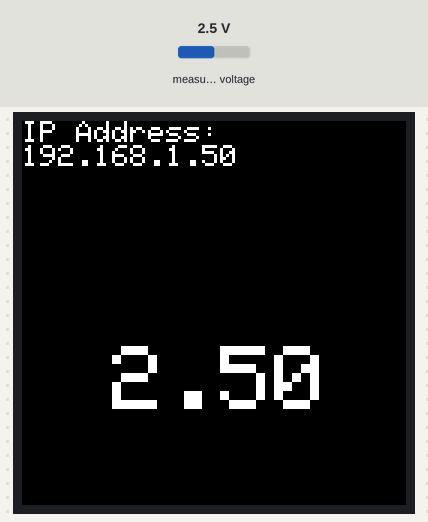
Simulated run of this program. Board: ESP32. Shown: 128×128 colour display. Inputs (shaded band) come from the test bench; at power-on: measured voltage 2.5 V. WiFi joins after 1.5 s; servers stay silent unless stated; what the program prints to the serial monitor is not drawn.

Above: at 4.1 s.
4.2 s: measured voltage set to 0.1 V
At 5.8 s:
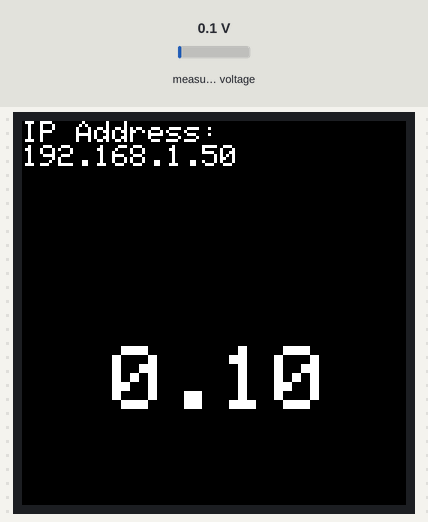
6.1 s: measured voltage set to 1.2 V
At 7.8 s:
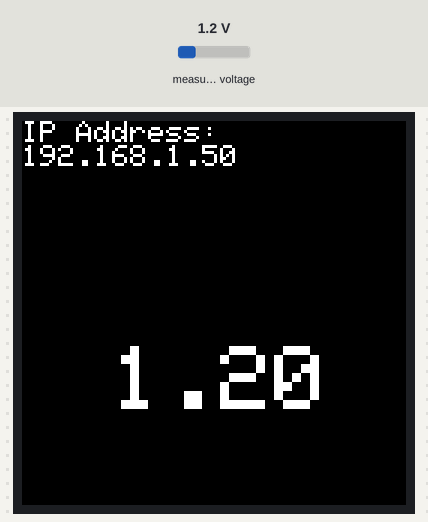
9.4 s: measured voltage set to 3.8 V
At 10.2 s:
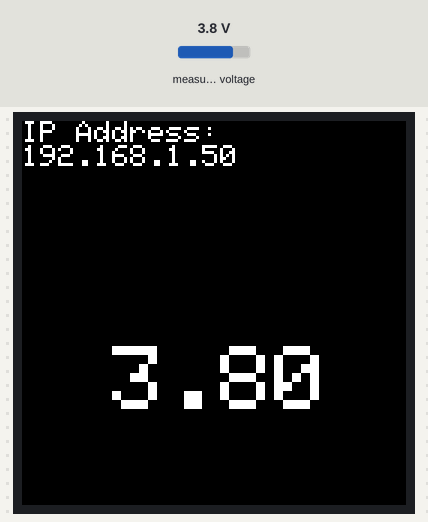
Timing chart, 0 to 12.4 s (numbered marks = the images above; inputs shaded):
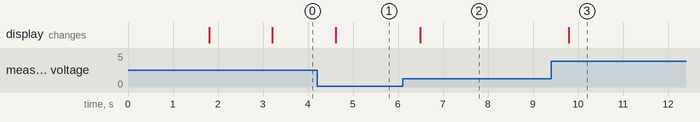

The program:

main.cpp
```cpp
#include <Adafruit_ADS1X15.h>  //AC DC converter
#include <Arduino.h>

#include "FastLED.h"
#include "lcd_display.h"
#include "webserver.h"
#include "wifi.h"

#define PIXEL_COUNT 1
#define PIXEL_GPIO 40

CRGB pixels[PIXEL_COUNT];

Adafruit_ADS1115 ads;

int16_t adc0;
float volts0;

String ws_data = "";

void setup() {
  Serial.begin(9600);
  Serial.println("boot: init");

  init_wifi();
  Serial.print("IP Address: ");
  Serial.println(WiFi.localIP());
  Serial.print("Hostname: ");
  Serial.println(WiFi.getHostname());

  // FastLED.addLeds<NEOPIXEL, PIXEL_GPIO>(pixels, PIXEL_COUNT);

  if (!ads.begin()) {
    Serial.println("Failed to initialize ADS.");
    while (1)
      ;
  }

  init_display();
  delay(1000);
  init_server();
}

void loop() {
  // pixels[0] = CRGB::Red;
  // FastLED.show();

  adc0 = ads.readADC_SingleEnded(0);
  volts0 = ads.computeVolts(adc0);

  // // Push out the read values
  // Serial.print("AIN0: "); Serial.print(adc0); Serial.print("  ");
  // Serial.print(volts0); Serial.println("V");

  // volts0 = random(100) * 3.3/100;
  display_data(WiFi.localIP(), volts0);
  Serial.print("IP Address: ");
  Serial.println(WiFi.localIP());
  Serial.print("Hostname: ");
  Serial.println(WiFi.getHostname());

  ws_data = String(volts0, 4);
  ws.printfAll(ws_data.c_str());
  delay(30);
}
```

webpage.h
```cpp
const char index_html[] PROGMEM = "<!DOCTYPE html><html lang='fr'><head><meta charset='utf-8' /><title>Titre de la page</title><script src='https://cdn.plot.ly/plotly-latest.min.js'></script></head><body><div id='tester' style='width: 90%; height: 250px'></div><button id='reset_button'>Reset</button><button id='stop_button'>Stop</button></body><script>N_ELEMENT_MEAN = 5;last_elements = [];function push_last_elements(element) {last_elements.push(element);if (last_elements.length > N_ELEMENT_MEAN) {last_elements.shift();}}function compute_mean_last_elements() {if (last_elements.length == 0) return 0;return last_elements.reduce((a, b) => a + b, 0) / last_elements.length;}x_values = [];y_values = [];y_values_mean = [];do_acquisition = true;TESTER = document.getElementById('tester');function plot(first = false) {if (!first) {Plotly.deleteTraces(TESTER, 1);Plotly.deleteTraces(TESTER, 0);}console.log(x_values);console.log(y_values);console.log(y_values_mean);Plotly.plot(TESTER,[{x: x_values,y: y_values,},{x: x_values,y: y_values_mean,},],{margin: { t: 0 },},{ showSendToCloud: true });}plot((first = true));reset_button = document.getElementById('reset_button');reset_button.addEventListener('click', function () {x_values.length = 0;y_values.length = 0;y_values_mean.length = 0;plot();});stop_button = document.getElementById('stop_button');stop_button.addEventListener('click', function () {do_acquisition = !do_acquisition;if (do_acquisition) {stop_button.innerHTML = 'Stop';} else {stop_button.innerHTML = 'Resume';}});/* Current Plotly.js version */console.log(Plotly.BUILD);var gateway = `ws://${window.location.hostname}/ws`;var websocket;window.addEventListener('load', onLoad);function initWebSocket() {console.log('Trying to open a WebSocket connection...');websocket = new WebSocket(gateway);websocket.onopen = onOpen;websocket.onclose = onClose;websocket.onmessage = onMessage;}function onOpen(event) {console.log('Connection opened');}function onClose(event) {console.log('Connection closed');setTimeout(initWebSocket, 2000);}function onMessage(event) {if (do_acquisition) {data = parseFloat(event.data);y_values.push(data);x_values.push(x_values.length + 1);push_last_elements(data);y_values_mean.push(compute_mean_last_elements());plot();}}function onLoad(event) {initWebSocket();}function toggle() {websocket.send('toggle');}</script></html>";
```

webserver.h
```cpp
#include "AsyncTCP.h"
#include "ESPAsyncWebServer.h"
#include "webpage.h"
const char *PARAM_MESSAGE = "message";

AsyncWebServer server(80);
AsyncWebSocket ws("/ws");

void notFound(AsyncWebServerRequest *request) {
  request->send(404, "text/plain", "Not found");
}

void onEvent(AsyncWebSocket *server, AsyncWebSocketClient *client,
             AwsEventType type, void *arg, uint8_t *data, size_t len) {
  if (type == WS_EVT_CONNECT) {
    // client connected
    Serial.printf("ws[%s][%u] connect\n", server->url(), client->id());
    client->printf("Hello Client %u :)", client->id());
    client->ping();
  } else if (type == WS_EVT_DISCONNECT) {
    // client disconnected
    Serial.printf("ws[%s][%u] disconnect: %u\n", server->url(), client->id());
  } else if (type == WS_EVT_ERROR) {
    // error was received from the other end
    Serial.printf("ws[%s][%u] error(%u): %s\n", server->url(), client->id(),
                  *((uint16_t *)arg), (char *)data);
  } else if (type == WS_EVT_PONG) {
    // pong message was received (in response to a ping request maybe)
    Serial.printf("ws[%s][%u] pong[%u]: %s\n", server->url(), client->id(), len,
                  (len) ? (char *)data : "");
  } else if (type == WS_EVT_DATA) {
    // data packet
    AwsFrameInfo *info = (AwsFrameInfo *)arg;
    if (info->final && info->index == 0 && info->len == len) {
      // the whole message is in a single frame and we got all of it's data
      Serial.printf("ws[%s][%u] %s-message[%llu]: ", server->url(),
                    client->id(), (info->opcode == WS_TEXT) ? "text" : "binary",
                    info->len);
      if (info->opcode == WS_TEXT) {
        data[len] = 0;
        Serial.printf("%s\n", (char *)data);
      } else {
        for (size_t i = 0; i < info->len; i++) {
          Serial.printf("%02x ", data[i]);
        }
        Serial.printf("\n");
      }
      if (info->opcode == WS_TEXT)
        client->text("I got your text message");
      else
        client->binary("I got your binary message");
    } else {
      // message is comprised of multiple frames or the frame is split into
      // multiple packets
      if (info->index == 0) {
        if (info->num == 0)
          Serial.printf("ws[%s][%u] %s-message start\n", server->url(),
                        client->id(),
                        (info->message_opcode == WS_TEXT) ? "text" : "binary");
        Serial.printf("ws[%s][%u] frame[%u] start[%llu]\n", server->url(),
                      client->id(), info->num, info->len);
      }

      Serial.printf("ws[%s][%u] frame[%u] %s[%llu - %llu]: ", server->url(),
                    client->id(), info->num,
                    (info->message_opcode == WS_TEXT) ? "text" : "binary",
                    info->index, info->index + len);
      if (info->message_opcode == WS_TEXT) {
        data[len] = 0;
        Serial.printf("%s\n", (char *)data);
      } else {
        for (size_t i = 0; i < len; i++) {
          Serial.printf("%02x ", data[i]);
        }
        Serial.printf("\n");
      }

      if ((info->index + len) == info->len) {
        Serial.printf("ws[%s][%u] frame[%u] end[%llu]\n", server->url(),
                      client->id(), info->num, info->len);
        if (info->final) {
          Serial.printf("ws[%s][%u] %s-message end\n", server->url(),
                        client->id(),
                        (info->message_opcode == WS_TEXT) ? "text" : "binary");
          if (info->message_opcode == WS_TEXT)
            client->text("I got your text message");
          else
            client->binary("I got your binary message");
        }
      }
    }
  }
}

void init_server() {
  server.on("/", HTTP_GET, [](AsyncWebServerRequest *request) {
    request->send_P(200, "text/html", index_html);
  });

  ws.onEvent(onEvent);
  server.addHandler(&ws);

  server.onNotFound(notFound);

  server.begin();
}
```

wifi.h
```cpp
#include <WiFi.h>

const char* ssid = "YOUR_SSID";
const char* password = "YOUR_PASSWORD";

void init_wifi() {
  // WiFi.mode(WIFI_AP);
  WiFi.mode(WIFI_STA);
  WiFi.begin(ssid, password);
  int i = 0;
  while (WiFi.waitForConnectResult() != WL_CONNECTED) {
    Serial.printf("WiFi Failed!\n");
    delay(1000);
    Serial.print(++i);
    Serial.print(' ');
  }
}
```

lcd_display.h
```cpp
#include <Adafruit_SSD1327.h>  // SSD1327 * OLED * 128x128 * Gray

#define TEXT_SIZE 3
#define OLED_RESET -1

Adafruit_SSD1327 display(128, 128, &Wire, OLED_RESET, 1000000);

void init_display() {
  if (!display.begin(0x3C)) {
    Serial.println("Unable to initialize OLED");
    while (1) {
      yield();
    }
  }
  display.clearDisplay();
  display.display();
  display.setTextSize(TEXT_SIZE);
  display.setTextWrap(true);
  display.setTextColor(SSD1327_WHITE);
}

void display_data(IPAddress ip, float force) {
  display.clearDisplay();
  display.setCursor(0, 0);
  display.setTextSize(1);
  display.print("IP Address: \n");
  display.print(ip);

  display.setCursor(30, 75);
  display.setTextSize(TEXT_SIZE);
  display.print(force);
  display.display();
}
```

Measured:
- after the input at 4.2 s, the display: changes after 0.41 s (image 1)
- after the input at 6.1 s, the display: changes after 0.40 s (image 2)
- after the input at 9.4 s, the display: changes after 0.39 s (image 3)
